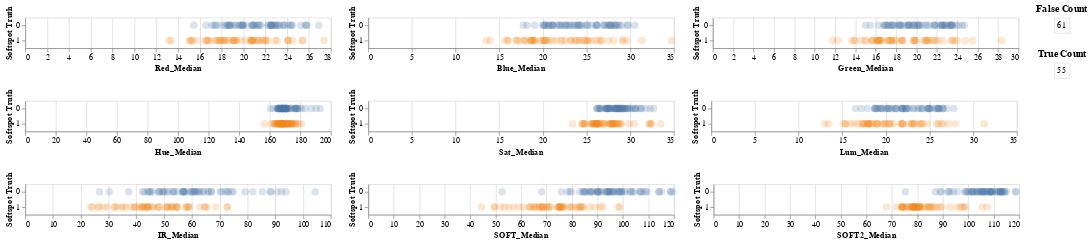

Notebook code for this chart:
### Markdown cell above
## Median Plot

### Code cell
## set type interval
choice = frame

brush2 = alt.selection_interval(encodings=['x'])

chart = alt.Chart(choice).mark_circle(opacity = 0.2, size = 100).encode(
    alt.Y('Blueberry Has Split Truth:N', title = 'Softspot Truth'),
    color = alt.condition(brush2, 'Blueberry Has Split Truth:N', alt.value('lightgray'), legend = None)
).add_selection(
    brush2
)

# Base chart for Matrix
fp = alt.Chart(choice[choice['Blueberry Has Split Truth'] == 0]).mark_text().encode(
  y=alt.Y('count:O',axis=None)
).transform_filter(
    brush2
)

tp = alt.Chart(choice[choice['Blueberry Has Split Truth'] == 1]).mark_text().encode(
  y=alt.Y('count:O',axis=None)
).transform_filter(
    brush2
)

print('Correlation')
rounding = 3
print([round(corrMedian['Red_Median']['Blueberry Has Split Truth'], rounding),round(corrMedian['Blue_Median']['Blueberry Has Split Truth'], rounding),round(corrMedian['Green_Median']['Blueberry Has Split Truth'], rounding)])
print([round(corrMedian['Hue_Median']['Blueberry Has Split Truth'], rounding),round(corrMedian['Sat_Median']['Blueberry Has Split Truth'], rounding),round(corrMedian['Lum_Median']['Blueberry Has Split Truth'], rounding)])
print([round(corrMedian['IR_Median']['Blueberry Has Split Truth'], rounding),round(corrMedian['SOFT_Median']['Blueberry Has Split Truth'], rounding),round(corrMedian['SOFT2_Median']['Blueberry Has Split Truth'], rounding)])

m_0 = fp.encode(text = 'count():N', key = 'Blueberry Has Split Truth').properties(title='False Count')
m_1 = tp.encode(text = 'count():N', key = 'Blueberry Has Split Truth').properties(title='True Count')

(chart.encode(x='Red_Median:Q') | chart.encode(x='Blue_Median:Q') | chart.encode(x='Green_Median:Q')) & (chart.encode(x='Hue_Median:Q') | chart.encode(x='Sat_Median:Q') | chart.encode(x='Lum_Median:Q'))  & (chart.encode(x='IR_Median:Q') | chart.encode(x='SOFT_Median:Q') | chart.encode(x='SOFT2_Median:Q')) | (m_0 & m_1)
